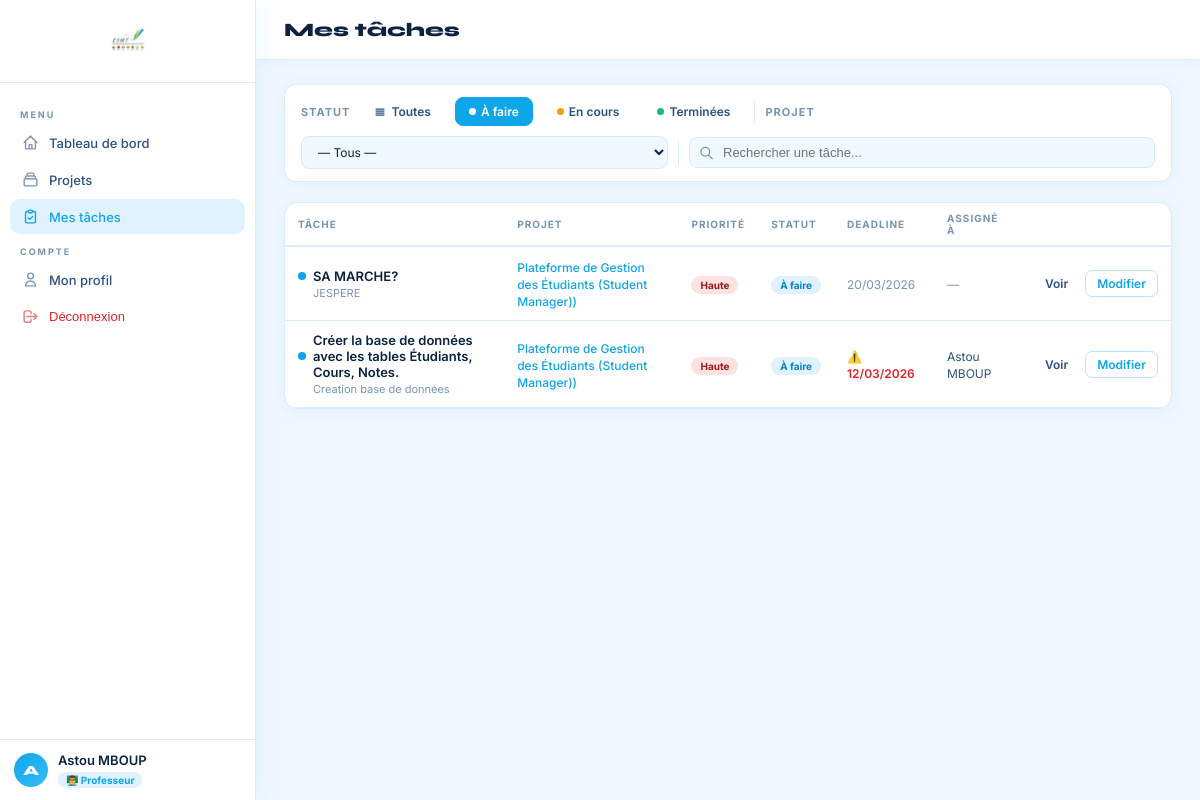
Screenshot of /tasks/?status=a_faire (signed in) with the database file from the repository.
### users/models.py (models this page shows, shortened)
class User(AbstractUser):
    ROLE_ETUDIANT = 'etudiant'
    ROLE_PROFESSEUR = 'professeur'
    ROLE_CHOICES = [
        (ROLE_ETUDIANT, 'Étudiant'),
        (ROLE_PROFESSEUR, 'Professeur'),
    ]
    role = models.CharField(max_length=20, choices=ROLE_CHOICES, default=ROLE_ETUDIANT)
    avatar = models.ImageField(upload_to='avatars/', null=True, blank=True)
    bio = models.TextField(blank=True)
    class Meta:
        verbose_name = 'Utilisateur'
        verbose_name_plural = 'Utilisateurs'
    @property
    def is_professeur(self):
        return self.role == self.ROLE_PROFESSEUR

### tasks/models.py (models this page shows, shortened)
class Task(models.Model):
    STATUS_CHOICES = [
        ('a_faire', 'À faire'),
        ('en_cours', 'En cours'),
        ('termine', 'Terminé'),
    ]
    PRIORITY_CHOICES = [
        ('basse', 'Basse'),
        ('moyenne', 'Moyenne'),
        ('haute', 'Haute'),
    ]
    project = models.ForeignKey(Project, on_delete=models.CASCADE, related_name='tasks')
    title = models.CharField(max_length=200)
    description = models.TextField(blank=True)
    deadline = models.DateTimeField()
    status = models.CharField(max_length=20, choices=STATUS_CHOICES, default='a_faire')
    priority = models.CharField(max_length=10, choices=PRIORITY_CHOICES, default='moyenne')
    assigned_to = models.ForeignKey(
        User, on_delete=models.SET_NULL, null=True, blank=True,
        related_name='assigned_tasks'
    )
    created_by = models.ForeignKey(User, on_delete=models.CASCADE, related_name='created_tasks')
    created_at = models.DateTimeField(auto_now_add=True)
    updated_at = models.DateTimeField(auto_now=True)
    completed_at = models.DateTimeField(null=True, blank=True)
    class Meta:
        verbose_name = 'Tâche'
        verbose_name_plural = 'Tâches'
        ordering = ['-created_at']
    @property
    def is_overdue(self):
        from django.utils import timezone
        if not self.deadline:
            return False
        return self.status != 'termine' and self.deadline < timezone.now()

### projects/models.py (models this page shows, shortened)
class Project(models.Model):
    STATUS_CHOICES = [
        ('actif', 'Actif'),
        ('en_pause', 'En pause'),
        ('termine', 'Terminé'),
        ('archive', 'Archivé'),
    ]
    name = models.CharField(max_length=200)
    description = models.TextField(blank=True)
    creator = models.ForeignKey(User, on_delete=models.CASCADE, related_name='created_projects')
    members = models.ManyToManyField(User, related_name='member_projects', blank=True)
    status = models.CharField(max_length=20, choices=STATUS_CHOICES, default='actif')
    start_date = models.DateField(null=True, blank=True)
    end_date = models.DateField(null=True, blank=True)
    created_at = models.DateTimeField(auto_now_add=True)
    updated_at = models.DateTimeField(auto_now=True)
    class Meta:
        ordering = ['-created_at']

### tasks/views.py (the view)
# urls.py: path('', views.task_list_view, name='task-list'),
@login_required
def task_list_view(request):
    user = request.user
    status_filter = request.GET.get('status', '')
    project_filter = request.GET.get('project', '')
    from projects.models import Project
    accessible_projects = list(Project.objects.filter(creator=user)) + list(Project.objects.filter(members=user))
    tasks = Task.objects.filter(project__in=accessible_projects).select_related('project', 'assigned_to')
    if status_filter:
        tasks = tasks.filter(status=status_filter)
    if project_filter:
        tasks = tasks.filter(project_id=project_filter)
    return render(request, 'tasks/list.html', {
        'tasks': tasks,
        'status_filter': status_filter,
        'projects': accessible_projects,
    })

### templates/tasks/list.html (shortened to what this page needs)
{% extends 'base.html' %}
{% block page_title %}Mes tâches{% endblock %}
{% block content %}
<div class="filter-row">
  <span class="filter-label">Statut</span>
  <a href="{% url 'task-list' %}" class="ftab {% if not status_filter %}active{% endif %}">
    <svg width="12" height="12" fill="none" stroke="currentColor" viewBox="0 0 24 24"><path stroke-linecap="round" stroke-linejoin="round" stroke-width="2.5" d="M4 6h16M4 10h16M4 14h16M4 18h16"/></svg>
    Toutes
  </a>
  <a href="?status=a_faire{% if project_filter %}&project={{ project_filter }}{% endif %}" class="ftab {% if status_filter == 'a_faire' %}active{% endif %}">
    <span style="width:7px;height:7px;border-radius:50%;background:{% if status_filter == 'a_faire' %}white{% else %}#0ea5e9{% endif %};display:inline-block;"></span>
    À faire
  </a>
  <a href="?status=en_cours{% if project_filter %}&project={{ project_filter }}{% endif %}" class="ftab {% if status_filter == 'en_cours' %}active{% endif %}">
    <span style="width:7px;height:7px;border-radius:50%;background:{% if status_filter == 'en_cours' %}white{% else %}#f59e0b{% endif %};display:inline-block;"></span>
    En cours
  </a>
  <a href="?status=termine{% if project_filter %}&project={{ project_filter }}{% endif %}" class="ftab {% if status_filter == 'termine' %}active{% endif %}">
    <span style="width:7px;height:7px;border-radius:50%;background:{% if status_filter == 'termine' %}white{% else %}#10b981{% endif %};display:inline-block;"></span>
    Terminées
  </a>
  <span class="filter-label">Projet</span>
  {% if projects %}
  <select class="proj-select" onchange="location.href='?{% if status_filter %}status={{ status_filter }}&{% endif %}project='+this.value">
    <option value="">— Tous —</option>
  </select>
  {% endif %}
  <div class="search-wrap">
    <svg fill="none" stroke="currentColor" viewBox="0 0 24 24"><path stroke-linecap="round" stroke-linejoin="round" stroke-width="2" d="M21 21l-6-6m2-5a7 7 0 11-14 0 7 7 0 0114 0z"/></svg>
    <input type="text" id="searchInput" placeholder="Rechercher une tâche..." oninput="filterTasks(this.value)">
  </div>
</div>
{% if tasks %}
<div class="card" style="padding:0;overflow:hidden;">
  <table>
    <thead>
      <tr>
        <th>Tâche</th>
        <th>Projet</th>
        <th>Priorité</th>
        <th>Statut</th>
        <th>Deadline</th>
        <th>Assigné à</th>
        <th></th>
      </tr>
    </thead>
    <tbody id="tasksTable">
      {% for task in tasks %}
      <tr class="task-row" data-title="{{ task.title|lower }}">
        <td>
          <div style="font-weight:600;color:var(--text);font-size:13px;display:flex;align-items:center;gap:7px;">
            <span class="dot {% if task.status == 'termine' %}dot-green{% elif task.status == 'en_cours' %}dot-yellow{% else %}dot-blue{% endif %}"></span>
            {{ task.title }}
          </div>
          {% if task.description %}
          <div style="font-size:11px;color:var(--muted);margin-top:2px;padding-left:15px;">{{ task.description|truncatechars:60 }}</div>
          {% endif %}
        </td>
        <td>
          <a href="{% url 'project-detail' task.project.pk %}" style="color:var(--blue);text-decoration:none;font-size:12px;font-weight:500;">
            {{ task.project.name }}
          </a>
        </td>
        <td>
          <span class="badge {% if task.priority == 'haute' or task.priority == 'urgente' %}badge-danger{% elif task.priority == 'normale' %}badge-info{% else %}badge-blue{% endif %}">
            {{ task.get_priority_display }}
          </span>
        </td>
        <td>
          <span class="badge {% if task.status == 'termine' %}badge-success{% elif task.status == 'en_cours' %}badge-warning{% else %}badge-info{% endif %}">
            {{ task.get_status_display }}
          </span>
        </td>
        <td>
          <span style="font-size:12px;{% if task.is_overdue and task.status != 'termine' %}color:var(--danger);font-weight:600;{% else %}color:var(--muted);{% endif %}">
            {% if task.is_overdue and task.status != 'termine' %}⚠️ {% endif %}
            {{ task.deadline|date:"d/m/Y" }}
          </span>
        </td>
        <td>
          {% if task.assigned_to %}
          <span style="font-size:12px;color:var(--text2);">{{ task.assigned_to.get_full_name|default:task.assigned_to.username }}</span>
          {% else %}
          <span style="color:var(--muted);font-size:12px;">—</span>
          {% endif %}
        </td>
        <td>
          <div style="display:flex;gap:6px;">
            <a href="{% url 'task-detail' task.pk %}" class="btn btn-ghost btn-sm">Voir</a>
            {% if task.assigned_to == request.user or task.project.creator == request.user %}
            <a href="{% url 'task-edit' task.pk %}" class="btn btn-outline btn-sm">Modifier</a>
            {% endif %}
          </div>
        </td>
      </tr>
      {% endfor %}
    </tbody>
  </table>
</div>
{% else %}
<div class="empty-state" style="padding:80px 20px;">
  <div class="empty-icon">📋</div>
  <h3>Aucune tâche trouvée</h3>
  <p>{% if status_filter %}Aucune tâche avec ce statut.{% else %}Aucune tâche pour le moment.{% endif %}</p>
</div>
{% endif %}
{% endblock %}

### templates/base.html (shortened to what this page needs)
<!DOCTYPE html>
<html lang="fr">
<head>
</head>
<body>
<aside class="sidebar">
  <div class="sidebar-logo">
    <img alt="ESMT Logo"/>
  </div>
  <nav class="sidebar-nav">
    <div class="nav-section">Menu</div>
    <a href="{% url 'dashboard' %}" class="nav-item {% if 'dashboard' in request.resolver_match.url_name %}active{% endif %}">
      <svg width="17" height="17" fill="none" stroke="currentColor" viewBox="0 0 24 24"><path stroke-linecap="round" stroke-linejoin="round" stroke-width="2" d="M3 12l2-2m0 0l7-7 7 7M5 10v10a1 1 0 001 1h3m10-11l2 2m-2-2v10a1 1 0 01-1 1h-3m-6 0a1 1 0 001-1v-4a1 1 0 011-1h2a1 1 0 011 1v4a1 1 0 001 1m-6 0h6"/></svg>
      Tableau de bord
    </a>
    <a href="{% url 'project-list' %}" class="nav-item {% if 'project' in request.resolver_match.url_name %}active{% endif %}">
      <svg width="17" height="17" fill="none" stroke="currentColor" viewBox="0 0 24 24"><path stroke-linecap="round" stroke-linejoin="round" stroke-width="2" d="M19 11H5m14 0a2 2 0 012 2v6a2 2 0 01-2 2H5a2 2 0 01-2-2v-6a2 2 0 012-2m14 0V9a2 2 0 00-2-2M5 11V9a2 2 0 012-2m0 0V5a2 2 0 012-2h6a2 2 0 012 2v2M7 7h10"/></svg>
      Projets
    </a>
    <a href="{% url 'task-list' %}" class="nav-item {% if 'task' in request.resolver_match.url_name %}active{% endif %}">
      <svg width="17" height="17" fill="none" stroke="currentColor" viewBox="0 0 24 24"><path stroke-linecap="round" stroke-linejoin="round" stroke-width="2" d="M9 5H7a2 2 0 00-2 2v12a2 2 0 002 2h10a2 2 0 002-2V7a2 2 0 00-2-2h-2M9 5a2 2 0 002 2h2a2 2 0 002-2M9 5a2 2 0 012-2h2a2 2 0 012 2m-6 9l2 2 4-4"/></svg>
      Mes tâches
    </a>
    <div class="nav-section">Compte</div>
    <a href="{% url 'profile' %}" class="nav-item {% if request.resolver_match.url_name == 'profile' %}active{% endif %}">
      <svg width="17" height="17" fill="none" stroke="currentColor" viewBox="0 0 24 24"><path stroke-linecap="round" stroke-linejoin="round" stroke-width="2" d="M16 7a4 4 0 11-8 0 4 4 0 018 0zM12 14a7 7 0 00-7 7h14a7 7 0 00-7-7z"/></svg>
      Mon profil
    </a>
    <form method="post" action="{% url 'logout' %}" style="margin:0;">
      <button type="submit" class="nav-item danger" style="width:100%;border:none;background:none;cursor:pointer;text-align:left;">
        <svg width="17" height="17" fill="none" stroke="currentColor" viewBox="0 0 24 24"><path stroke-linecap="round" stroke-linejoin="round" stroke-width="2" d="M17 16l4-4m0 0l-4-4m4 4H7m6 4v1a3 3 0 01-3 3H6a3 3 0 01-3-3V7a3 3 0 013-3h4a3 3 0 013 3v1"/></svg>
        Déconnexion
      </button>
    </form>
  </nav>
  {% if user.is_authenticated %}
  <div class="sidebar-user">
    <div class="user-av">{{ user.username|first|upper }}</div>
    <div>
      <div class="user-name">{{ user.get_full_name|default:user.username }}</div>
      <span class="user-role {% if not user.is_professeur %}etudiant{% endif %}">
        {% if user.is_professeur %}👨‍🏫 Professeur{% else %}🎓 Étudiant{% endif %}
      </span>
    </div>
  </div>
  {% endif %}
</aside>
<div class="main">
  <div class="topbar">
    <div class="topbar-title">{% block page_title %}{% endblock %}</div>
  </div>
  <div class="content">
    {% block content %}{% endblock %}
  </div>
</div>
</body>
</html>

### rows the page displays
User: username|first "A", get_full_name "Astou MBOUP"
Task: title "SA MARCHE?", description "JESPERE", project.name "Plateforme de Gestion des Étudiants (Student Manager))", priority "Haute", status "À faire", deadline "20/03/2026", shows "Modifier"
Task: title "Créer la base de données avec les tables Étudiants, Cours, Notes.", description "Creation base de données", project.name "Plateforme de Gestion des Étudiants (Student Manager))", priority "Haute", status "À faire", deadline "12/03/2026", assigned_to.get_full_name "Astou MBOUP", shows "Modifier"
